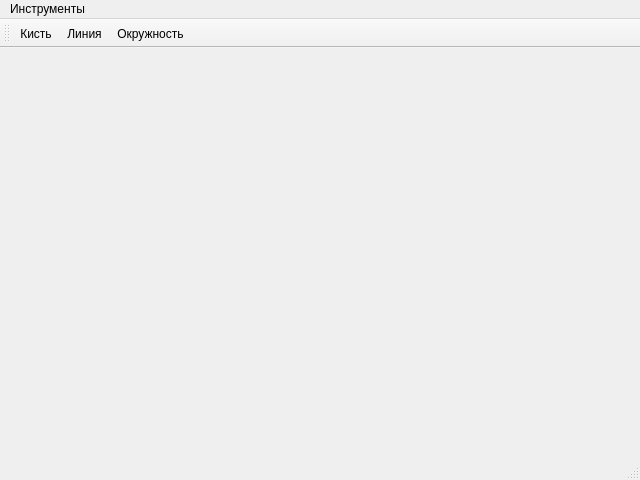
<?xml version="1.0" encoding="UTF-8"?>
<ui version="4.0">
 <class>MainWindow</class>
 <widget class="QMainWindow" name="MainWindow">
  <property name="geometry">
   <rect>
    <x>0</x>
    <y>0</y>
    <width>640</width>
    <height>480</height>
   </rect>
  </property>
  <property name="windowTitle">
   <string>MainWindow</string>
  </property>
  <widget class="QWidget" name="centralwidget"/>
  <widget class="QMenuBar" name="menubar">
   <property name="geometry">
    <rect>
     <x>0</x>
     <y>0</y>
     <width>640</width>
     <height>22</height>
    </rect>
   </property>
   <widget class="QMenu" name="menu">
    <property name="title">
     <string>Инструменты</string>
    </property>
    <addaction name="action_brush"/>
    <addaction name="action_line"/>
    <addaction name="action_circle"/>
   </widget>
   <addaction name="menu"/>
  </widget>
  <widget class="QStatusBar" name="statusbar"/>
  <widget class="QToolBar" name="toolBar">
   <property name="windowTitle">
    <string>toolBar</string>
   </property>
   <attribute name="toolBarArea">
    <enum>TopToolBarArea</enum>
   </attribute>
   <attribute name="toolBarBreak">
    <bool>false</bool>
   </attribute>
   <addaction name="action_brush"/>
   <addaction name="action_line"/>
   <addaction name="action_circle"/>
  </widget>
  <action name="action_brush">
   <property name="text">
    <string>Кисть</string>
   </property>
  </action>
  <action name="action_line">
   <property name="text">
    <string>Линия</string>
   </property>
  </action>
  <action name="action_circle">
   <property name="text">
    <string>Окружность</string>
   </property>
  </action>
 </widget>
 <resources/>
 <connections/>
</ui>
